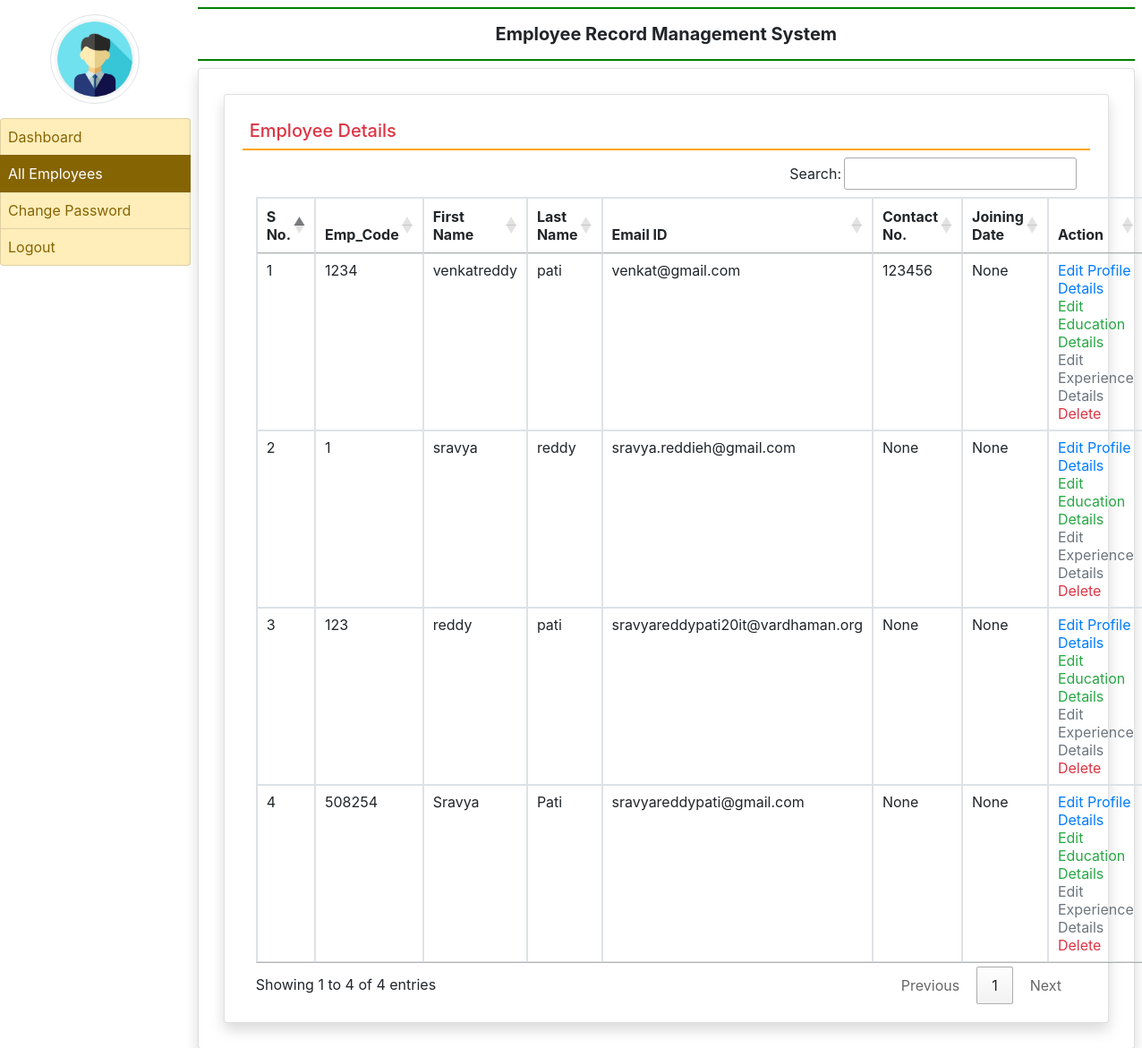
Screenshot of /all_employee/ (signed in) with the database file from the repository.
### employee/models.py (models this page shows, shortened)
class EmployeeDetail(models.Model):
    user = models.ForeignKey(User,on_delete=models.CASCADE)
    empcode=models.CharField(max_length=50)
    empdept=models.CharField(max_length=100,null=True)
    designation=models.CharField(max_length=100,null=True)
    contact=models.CharField(max_length=15,null=True)
    gender=models.CharField(max_length=50,null=True)
    joiningdate=models.DateField(null=True)

### employee/views.py (the view)
# urls.py: path('all_employee/', all_employee,name='all_employee'),
def all_employee(request):
    if not request.user.is_authenticated:
        return redirect('admin_login')
    employee = EmployeeDetail.objects.all()
    return render(request,'all_employee.html',locals())

### employee/templates/all_employee.html
{%extends  'admin_base.html'%}
{% block main%}
<div class="card shadow  m-2">
    <div class="card-body">
        <h5 class="p-2 text-danger" style="border-bottom: 2px solid  orange">Employee Details</h5>
        <div class="container-fluid">
            <table class="table table-bordered table-hover" id="example">
                <thead >
                    <tr>
                        <th>S No.</th>
                        <th>Emp_Code</th>
                        <th>First Name</th>
                        <th>Last Name</th>
                        <th>Email ID</th>
                        <th>Contact No.</th>
                        <th>Joining Date</th>
                        <th>Action</th>
                    </tr>
                </thead>
                <tbody>
                    {% for i in employee %}
                    <tr>
                        <td>{{forloop.counter}}</td>
                        <td>{{i.empcode}}</td>
                        <td>{{i.user.first_name}}</td>
                        <td>{{i.user.last_name}}</td>
                        <td>{{i.user.username}}</td>
                        <td>{{i.contact}}</td>
                        <td>{{i.joiningdate}}</td>
                        <td>
                            <a href="{% url 'edit_profile' i.id %}" class="text-primary">Edit Profile Details</a>
                            <br><a href="{% url 'edit_education' i.user.id %}" class="text-success">Edit Education Details</a>
                            <br><a href="{% url 'edit_experience' i.user.id %}" class="text-secondary">Edit Experience Details</a>
                            <br><a href="{% url 'delete_employee' i.user.id %}" class="text-danger" onclick="return confirm('Are Your Sure?')">Delete</a>
                        </td>
                    </tr>
                    {% endfor %}
                </tbody>
            </table>
        </div>
    </div>
</div>
{% endblock %}

### employee/templates/admin_base.html (shortened to what this page needs)
{% load static %}
<html>
    <head>
  <link rel="stylesheet" href="https://cdn.jsdelivr.net/npm/bootstrap@4.6.1/dist/css/bootstrap.min.css">
  <link rel="stylesheet" href="https://use.fontawesome.com/releases/v5.7.0/css/all.css">
    <link rel="stylesheet" href="https://cdn.datatables.net/1.12.1/css/jquery.dataTables.min.css">
    <link rel="stylesheet" href="https://cdn.datatables.net/buttons/2.2.3/css/buttons.dataTables.min.css">
</head>
  <body>
    <div class="container-fluid">
        <div class="row ">
            <div class="col-sm-2 p-0">
               <center> <img src="{% static 'images/adminlogin.png' %}" width="100" height="100" class="img-thumbnail rounded-circle my-3"></center>
               <div class="list-group">
                    <a href="{% url 'admin_home' %}" class="list-group-item list-group-item-warning list-group-item-action {% if request.path == '/admin_home/' %} active {% endif %}">Dashboard</a>
                    <a href="{% url 'all_employee' %}" class="list-group-item  list-group-item-warning list-group-item-action {% if request.path == '/all_employee/' %} active {% endif %}">All Employees</a>
                    <a href="{% url 'change_passwordadmin' %}" class="list-group-item  list-group-item-warning list-group-item-action {% if request.path == '/change_passwordadmin/' %} active {% endif %}">Change Password</a>
                    <a href="{% url 'logout' %}" class="list-group-item  list-group-item-warning list-group-item-action  %}">Logout</a>
               </div>
            </div>
            <div class="col-sm-10 p-0">
                <div class="container-fluid p-2">
                    <h5 class="text-center p-3 font-weight-bold" style="border-bottom : 2px solid green;border-top : 2px solid green">Employee Record Management System</h5>
                    <div  class="card shadow" style="min-height : 88vh">
                        <div class="card-body">
                            {% block main%}
                            {% endblock%}
                        </div>
                    </div>
                </div>
            </div>
        </div>
    </div>
  </body>
  </html>

### employee/templates/admin_base.html (style rules this page uses)
.list-group-item { padding:8px !important; }

### rows the page displays
EmployeeDetail: empcode "1234", user.first_name "venkatreddy", user.last_name "pati", user.username "venkat@gmail.com", contact "123456", joiningdate "None"
EmployeeDetail: empcode "1", user.first_name "sravya", user.last_name "reddy", user.username "sravya.reddieh@gmail.com", contact "None", joiningdate "None"
EmployeeDetail: empcode "123", user.first_name "reddy", user.last_name "pati", user.username "sravyareddypati20it@vardhaman.org", contact "None", joiningdate "None"
EmployeeDetail: empcode "508254", user.first_name "Sravya", user.last_name "Pati", user.username "sravyareddypati@gmail.com", contact "None", joiningdate "None"
